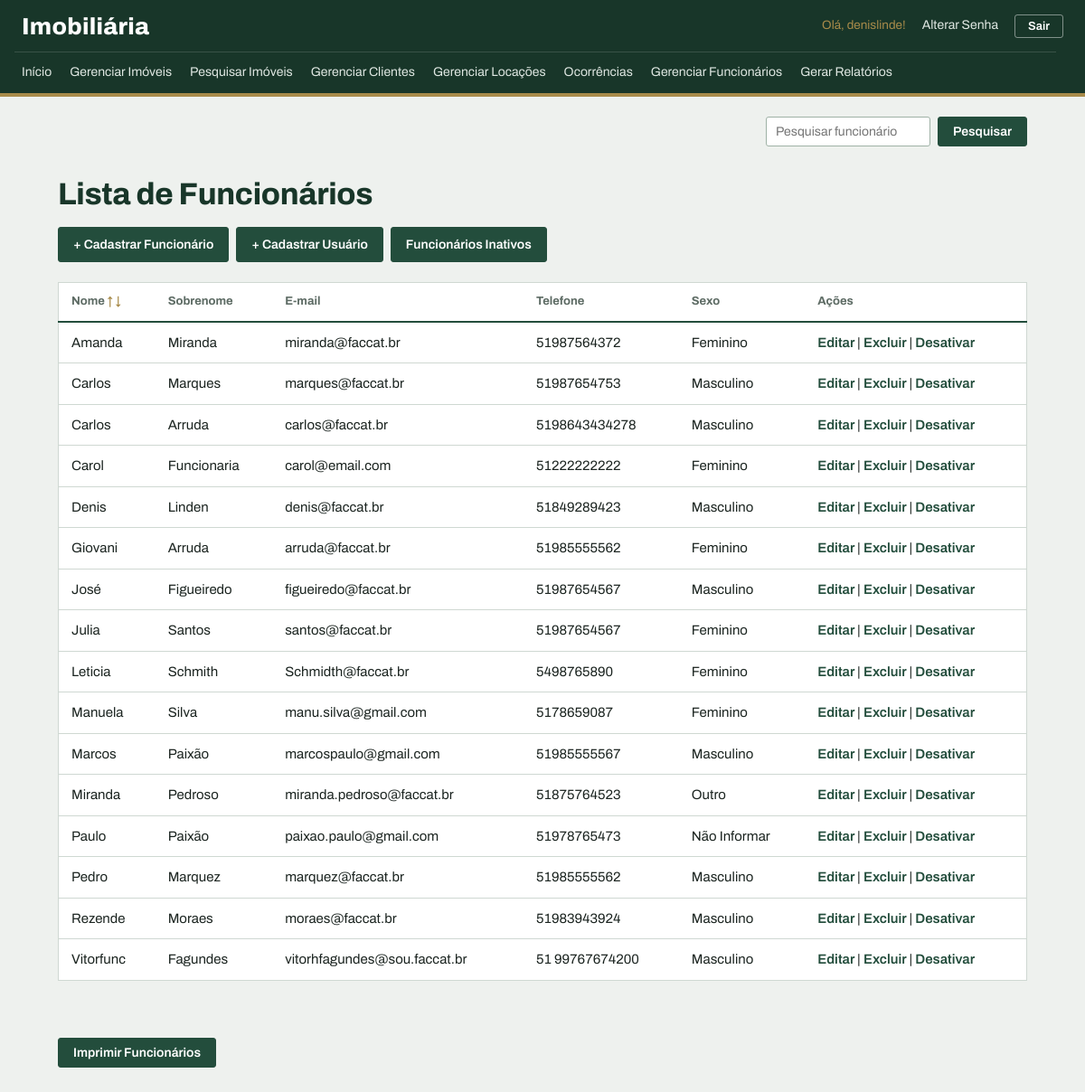
The page /funcionarios/ (signed in) on the database its author committed.
### meu_app/models.py (models this page shows, shortened)
class Funcionario(models.Model):
    nome = models.CharField(max_length=100)
    sobrenome = models.CharField(max_length=100)
    email = models.EmailField()
    telefone = models.CharField(max_length=20)
    observacoes = models.TextField(blank=True)
    endereco = models.CharField(max_length=200, blank=True)
    sexo = models.CharField(max_length=1, choices=SEXO_CHOICES)
    ativo = models.BooleanField(default=True)
    data_cadastro = models.DateTimeField(auto_now_add=True)

### meu_app/views.py (the view)
# urls.py: path('funcionarios/', views.listar_funcionarios, name='listar_funcionarios'),
@login_required
def listar_funcionarios(request):
    if not request.user.is_superuser:
        messages.error(
            request, 'Apenas administradores podem acessar esta página')
        return redirect('index')
    ordem = request.GET.get('ordem')
    nome_da_pesquisa = request.GET.get('nome_da_pesquisa', '')
    funcionarios = Funcionario.objects.filter(
        nome__icontains=nome_da_pesquisa,
        ativo=True
    ).order_by(Lower('nome'))
    if ordem == 'decrescente':
        funcionarios = Funcionario.objects.filter(
            nome__icontains=nome_da_pesquisa,
            ativo=True
        ).order_by(Lower('nome').desc())
    dados = {
        'funcionarios': funcionarios,
        'nome_da_pesquisa': nome_da_pesquisa,
    }
    return render(request, 'listar_funcionarios.html', dados)

### meu_app/templates/listar_funcionarios.html (shortened to what this page needs)
{% load static %}
<!DOCTYPE html>
<html lang="pt-br">
<head>
    <link rel="stylesheet" href="{% static 'css/style.css' %}">
</head>
<body>
    {% include '_menu.html' %}
    <div class="form-pesquisa nao-imprimir">
        <form method="GET">
            <input type="text" name="nome_da_pesquisa" placeholder="Pesquisar funcionário" value='{{ nome_da_pesquisa }}'>
            <button type="submit">Pesquisar</button>
        </form>
    </div>
    <h1> Lista de Funcionários </h1>
    <div class="acoes-topo">
        <a href="{% url 'cadastrar_funcionario' %}" class="botao-novo"> + Cadastrar Funcionário </a>
        <a href="{% url 'cadastrar_usuario' %}" class="botao-novo"> + Cadastrar Usuário </a>
        <a href="{% url 'funcionarios_inativos' %}" class="botao-novo"> Funcionários Inativos </a>
    </div>
    <div class="lista-funcionario">
        <table border="">
            <thead>
                <tr>
                    <th>Nome  <a href="?ordem=crescente&nome_da_pesquisa={{ nome_da_pesquisa }}"> ↑ </a>  <a href="?ordem=decrescente&nome_da_pesquisa={{ nome_da_pesquisa }}"> ↓ </a>  </th>
                    <th>Sobrenome</th>
                    <th>E-mail</th>
                    <th>Telefone</th>
                    <th>Sexo</th>
                    <th class="nao-imprimir">Ações</th>
                </tr>
            </thead>
            <tbody>
                {% for funcionario in funcionarios %}
                <tr>
                    <td> {{ funcionario.nome}} </td>
                    <td> {{ funcionario.sobrenome }} </td>
                    <td> {{ funcionario.email }} </td>
                    <td> {{ funcionario.telefone }} </td>
                    <td> {{ funcionario.get_sexo_display }} </td>
                    <td class="nao-imprimir">
                        <a href="{% url 'editar_funcionario' funcionario.id %}"> Editar </a> |
                        <a href="{% url 'excluir_funcionario' funcionario.id %}"> Excluir </a> |
                        <a href="{% url 'desativar_funcionario' funcionario.id %}"> Desativar </a>
                    </td>
                </tr>
                {% endfor %}
            </tbody>
        </table>
        <br><br>
        <button class="nao-imprimir" onclick="window.print()">
             Imprimir Funcionários
        </button>
</body>
</html>

### meu_app/templates/_menu.html (shortened to what this page needs)
<nav>
    <div>
        <a href="{% url 'index' %}"> Início </a>
        <a href="{% url 'listar_imoveis' %}"> Gerenciar Imóveis </a>
        <a href="{% url 'pesquisar_imoveis' %}"> Pesquisar Imóveis </a>
        <a href="{% url 'listar_clientes' %}"> Gerenciar Clientes </a>
        <a href="{% url 'listar_locacoes' %}"> Gerenciar Locações </a>
        <a href="{% url 'listar_ocorrencias' %}"> Ocorrências </a>
        {% if user.is_superuser %}
            <a href="{% url 'listar_funcionarios' %}"> Gerenciar Funcionários </a>
            <a href="{% url 'gerar_relatorio' %}"> Gerar Relatórios </a>
        {% endif %}
    </div>
    <div class="usuario-menu">
        {% if user.is_authenticated %}
            <span>Olá, {{ user.username }}!</span>
            <a href="{% url 'alterar_senha' %}">Alterar Senha</a>
            <form method="post" action="{% url 'logout' %}">
                <button type="submit" class="link-logout">Sair</button>
            </form>
        {% else %}
            <a href="{% url 'login' %}">Entrar</a>
        {% endif %}
    </div>
</nav>

### meu_app/static/css/style.css (style rules this page uses)
:root { --floresta: #234d3c; --floresta-escuro: #183629; --latao: #a88b4a; --papel: #eef1ee; --branco: #ffffff; --linha: #cfd8d2; --linha-forte: #9fb2a6; --tinta: #1b2420; --tinta-suave: #5d6b64; --alerta: #9e3a2a; --destaque-linha: #f3f6f3; --coluna: 1120px; --raio: 3px; }
body { margin: 0; background-color: var(--papel); color: var(--tinta); font-family: 'Archivo', 'Segoe UI', Arial, sans-serif; font-size: 15px; line-height: 1.5; font-variant-numeric: tabular-nums; }
h1 { max-width: var(--coluna); margin: 34px auto 18px auto; padding: 0 24px; box-sizing: border-box; text-align: left; color: var(--floresta-escuro); font-size: 34px; font-weight: 750; font-stretch: 75%; line-height: 1.1; letter-spacing: -0.01em; }
a { color: var(--floresta); }
nav { display: flex; flex-wrap: wrap; align-items: center; background-color: var(--floresta-escuro); border-bottom: 4px solid var(--latao); padding: 0 24px; }
nav::before { content: "Imobiliária"; order: 1; color: var(--branco); font-size: 26px; font-weight: 800; font-stretch: 62%; letter-spacing: 0.01em; padding: 10px 0 8px 0; }
.usuario-menu { order: 2; margin-left: auto; display: flex; align-items: center; gap: 12px; color: var(--latao); font-size: 13.5px; white-space: nowrap; }
nav > div:first-child { order: 3; flex-basis: 100%; display: flex; flex-wrap: wrap; gap: 4px; border-top: 1px solid rgba(255, 255, 255, 0.14); padding: 4px 0; margin-left: -8px; }
nav a { text-decoration: none; color: #dfe7e2; padding: 7px 8px; font-size: 14px; white-space: nowrap; border-bottom: 2px solid transparent; }
.usuario-menu a { padding: 4px 6px; }
.usuario-menu form { display: inline; margin: 0; }
.link-logout { background-color: transparent; color: var(--branco); border: 1px solid rgba(255, 255, 255, 0.45); border-radius: var(--raio); padding: 5px 14px; font-size: 13px; font-weight: 600; font-family: inherit; cursor: pointer; }
button, .botao-novo { display: inline-block; background-color: var(--floresta); color: var(--branco); border: 1px solid var(--floresta); border-radius: var(--raio); padding: 8px 16px; font-size: 14px; font-family: inherit; font-weight: 600; text-decoration: none; cursor: pointer; }
.acoes-topo { display: flex; flex-wrap: wrap; justify-content: flex-start; gap: 8px; max-width: var(--coluna); margin: 0 auto 22px auto; padding: 0 24px; box-sizing: border-box; }
input[type="text"], input[type="number"], input[type="email"], input[type="password"], input[type="date"], select, textarea { padding: 8px 10px; border: 1px solid var(--linha-forte); border-radius: var(--raio); background-color: var(--branco); font-size: 14px; font-family: inherit; color: var(--tinta); }
.form-pesquisa { display: flex; justify-content: flex-end; max-width: var(--coluna); margin: 0 auto; padding: 22px 24px 0 24px; box-sizing: border-box; }
.form-pesquisa form { display: flex; flex-wrap: wrap; align-items: center; gap: 8px; }
.lista-funcionario { display: flex; flex-direction: column; align-items: flex-start; max-width: var(--coluna); margin: 0 auto 56px auto; padding: 0 24px; box-sizing: border-box; overflow-x: auto; }
.lista-funcionario > button, .lista-funcionario > p { margin-top: 18px; }
table { width: 100%; border-collapse: collapse; text-align: left; background-color: var(--branco); border: 1px solid var(--linha); }
th, td { padding: 11px 14px; border: none; border-bottom: 1px solid var(--linha); }
th { background-color: var(--branco); color: var(--tinta-suave); font-size: 13px; font-weight: 700; border-bottom: 2px solid var(--floresta); white-space: nowrap; }
th a { text-decoration: none; color: var(--latao); }
td a { color: var(--floresta); font-weight: 600; text-decoration: none; }

### rows shown on the page
Funcionario: nome "Amanda", sobrenome "Miranda", email "miranda@faccat.br", telefone "51987564372", sexo "Feminino"
Funcionario: nome "Carlos", sobrenome "Marques", email "marques@faccat.br", telefone "51987654753", sexo "Masculino"
Funcionario: nome "Carlos", sobrenome "Arruda", email "carlos@faccat.br", telefone "5198643434278", sexo "Masculino"
Funcionario: nome "Carol", sobrenome "Funcionaria", email "carol@email.com", telefone "51222222222", sexo "Feminino"
Funcionario: nome "Denis", sobrenome "Linden", email "denis@faccat.br", telefone "51849289423", sexo "Masculino"
Funcionario: nome "Giovani", sobrenome "Arruda", email "arruda@faccat.br", telefone "51985555562", sexo "Feminino"
Funcionario: nome "José", sobrenome "Figueiredo", email "figueiredo@faccat.br", telefone "51987654567", sexo "Masculino"
Funcionario: nome "Julia", sobrenome "Santos", email "santos@faccat.br", telefone "51987654567", sexo "Feminino"
Funcionario: nome "Leticia", sobrenome "Schmith", email "Schmidth@faccat.br", telefone "5498765890", sexo "Feminino"
Funcionario: nome "Manuela", sobrenome "Silva", email "manu.silva@gmail.com", telefone "5178659087", sexo "Feminino"
Funcionario: nome "Marcos", sobrenome "Paixão", email "marcospaulo@gmail.com", telefone "51985555567", sexo "Masculino"
Funcionario: nome "Miranda", sobrenome "Pedroso", email "miranda.pedroso@faccat.br", telefone "51875764523", sexo "Outro"
Funcionario: nome "Paulo", sobrenome "Paixão", email "paixao.paulo@gmail.com", telefone "51978765473", sexo "Não Informar"
Funcionario: nome "Pedro", sobrenome "Marquez", email "marquez@faccat.br", telefone "51985555562", sexo "Masculino"
Funcionario: nome "Rezende", sobrenome "Moraes", email "moraes@faccat.br", telefone "51983943924", sexo "Masculino"
Funcionario: nome "Vitorfunc", sobrenome "Fagundes", email "vitorhfagundes@sou.faccat.br", telefone "51 99767674200", sexo "Masculino"

### other values the page prints
{{ user.username }} "denislinde"
